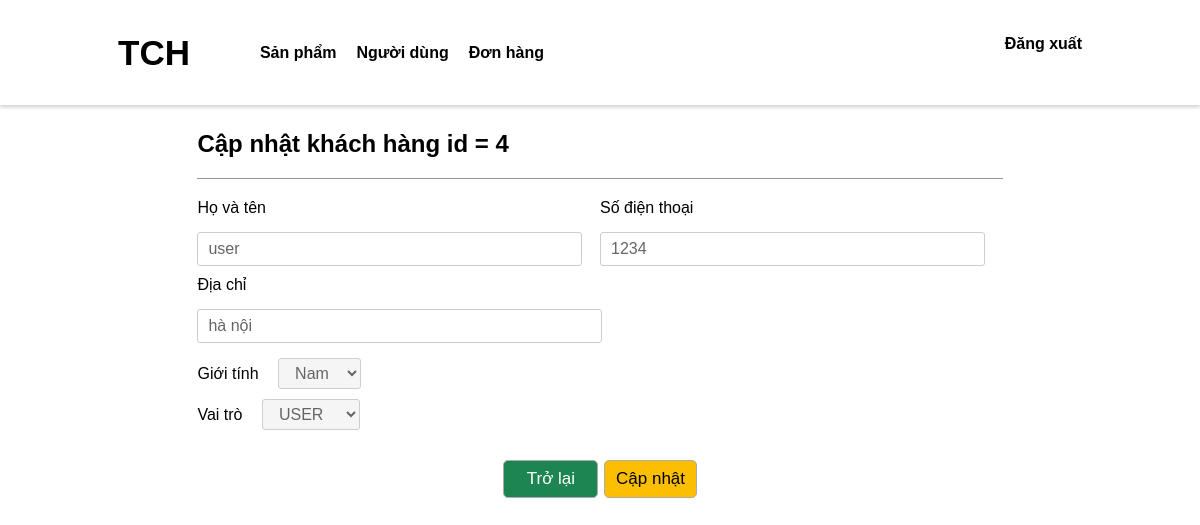
The app's page /admin/capNhat_KH.php?id=4 (signed in), older data.
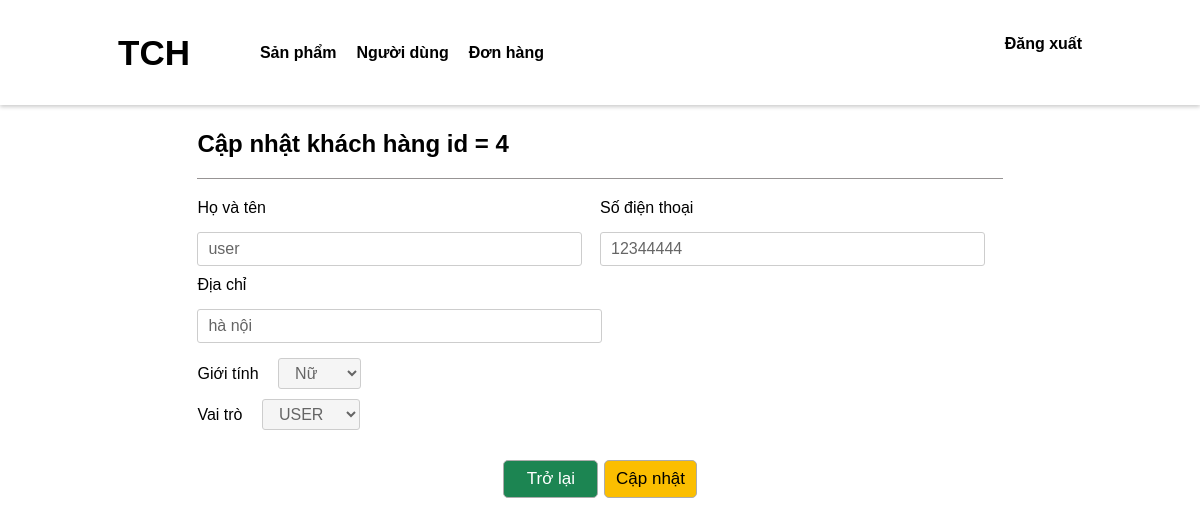
The same page, newer data.
### tables this page shows
CREATE TABLE `nguoi_dung` (
  `id` bigint NOT NULL AUTO_INCREMENT,
  `id_vai_tro` int DEFAULT NULL,
  `ho_ten` varchar(50) DEFAULT NULL,
  `gioi_tinh` varchar(50) DEFAULT NULL,
  `so_dien_thoai` varchar(50) DEFAULT NULL,
  `dia_chi` varchar(50) DEFAULT NULL,
  `ten_dang_nhap` varchar(50) DEFAULT NULL,
  `mat_khau` varchar(50) DEFAULT NULL,
  PRIMARY KEY (`id`),
  KEY `fk_nguoi_dung_vai_tro` (`id_vai_tro`),
  CONSTRAINT `fk_nguoi_dung_vai_tro` FOREIGN KEY (`id_vai_tro`) REFERENCES `vai_tro` (`id`)
);

### php/admin/getObjectById.php (called while the page is built, shortened)
<?php
function getObjectById($con, $tableName, $id)
{
    $sql = "SELECT * FROM $tableName WHERE id = ? ";
    $stmt = $con->prepare($sql);
    if ($stmt) {
        $stmt->bind_param("i", $id);
        $stmt->execute();
        $result = $stmt->get_result();
        return $result->fetch_assoc();
    }
    return null;
}

### admin/capNhat_KH.php (the view, shortened to what this page needs)
<!DOCTYPE html>
<html lang="en">
<head>
    <link rel="stylesheet" href="css/update.css">
</head>
<body>
    <?php
    require('layout/header.php');
    require('../php/admin/getObjectById.php');
    require('../php/admin/updateObjectById.php');
    $idCurrent = $_GET['id'];
    $User = getObjectById($con, 'nguoi_dung', $idCurrent);
    ?>
    <div class="update">
        <div class="title">
            <h2>Cập nhật khách hàng id = <?php echo $_GET['id'] ?></h2>
        </div>
        <div class="main">
            <form id = "formCapNhatKH" action="capNhat_KH.php" method="post">
                <div class="gr">
                    <div class="infor">
                        <label for="name">Họ và tên</label>
                        <input type="text" id = "name" name="ho_ten" value="<?php echo $User['ho_ten'] ?>" placeholder="" style="opacity: 0.6;" >
                    </div>
                    <div class="infor">
                        <label for="tel">Số điện thoại</label>
                        <input type="text" id="tel" name="so_dien_thoai" value="<?php echo $User['so_dien_thoai'] ?>" placeholder="" style="opacity: 0.6;" >
                    </div>
                </div>
                <div class="gr">
                    <div class="infor">
                        <label for="address">Địa chỉ</label>
                        <input type="text" id="address" name="dia_chi" value="<?php echo $User['dia_chi'] ?>" placeholder="" style="opacity: 0.6;" >
                    </div>
                </div>
                <div class="infor">
                    <label for="sex"> Giới tính</label>
                    <select id="sex" name="gioi_tinh" style="opacity: 0.6;" >
                        <option value="NAM" <?php echo $User['gioi_tinh'] == "NAM" ? "selected" : " " ?>>Nam</option>
                        <option value="NU" <?php echo $User['gioi_tinh'] == "NU" ? "selected" : " " ?>>Nữ</option>
                    </select>
                </div>
                <div class="infor">
                    <label for="sex"> Vai trò</label>
                    <select id="sex" name="vai_tro" style="opacity: 0.6;" >
                        <option value="1" <?php echo $User['id_vai_tro'] == "1" ? "selected" : " " ?>>USER</option>
                    </select>
                </div>
                <div class="submit">
                    <a href="quanLyKH.php" style="background-color: #1C8552; color : white;">Trở lại</a>
                    <button type="submit" style="background-color: #FBBE00; color : black;">
                        Cập nhật
                    </button>
                </div>
            </form>
        </div>
    </div>
</body>
</html>

Row changes from the older to the newer data that the page shows:
changed nguoi_dung "user": so_dien_thoai "1234" → "12344444"; gioi_tinh "Nam" → "Nữ"
